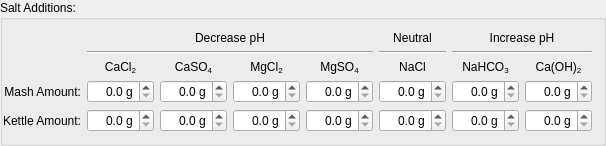
    <widget class="QGroupBox" name="group_salts">
     <property name="toolTip">
      <string>Enter amounts of salts (in grams) that you'll add to the Mash and to the Kettle.  There is no reason that they need to be the same or proportional.

Salts added to the mash will affect both pH and flavor (except NaCl, which only affects flavor).

Salts added to the kettle will affect flavor. </string>
     </property>
     <property name="title">
      <string>Salt Additions:</string>
     </property>
     <layout class="QGridLayout" name="gridLayout">
      <property name="leftMargin">
       <number>0</number>
      </property>
      <item row="0" column="5">
       <widget class="QLabel" name="lbl_neutral">
        <property name="text">
         <string>Neutral</string>
        </property>
        <property name="alignment">
         <set>Qt::AlignCenter</set>
        </property>
       </widget>
      </item>
      <item row="1" column="1" colspan="4">
       <widget class="Line" name="line_2">
        <property name="orientation">
         <enum>Qt::Horizontal</enum>
        </property>
       </widget>
      </item>
      <item row="1" column="5">
       <widget class="Line" name="line_7">
        <property name="orientation">
         <enum>Qt::Horizontal</enum>
        </property>
       </widget>
      </item>
      <item row="1" column="6" colspan="2">
       <widget class="Line" name="line_8">
        <property name="orientation">
         <enum>Qt::Horizontal</enum>
        </property>
       </widget>
      </item>
      <item row="2" column="1">
       <widget class="QLabel" name="lbl_cacl2">
        <property name="toolTip">
         <string>Calcium chloride</string>
        </property>
        <property name="text">
         <string>&lt;html&gt;&lt;head/&gt;&lt;body&gt;&lt;p&gt;CaCl&lt;span style=&quot; vertical-align:sub;&quot;&gt;2&lt;/span&gt;&lt;/p&gt;&lt;/body&gt;&lt;/html&gt;</string>
        </property>
        <property name="alignment">
         <set>Qt::AlignCenter</set>
        </property>
       </widget>
      </item>
      <item row="2" column="2">
       <widget class="QLabel" name="lbl_caso4">
        <property name="toolTip">
         <string>Calcium sulfate (Gypsum)</string>
        </property>
        <property name="text">
         <string>&lt;html&gt;&lt;head/&gt;&lt;body&gt;&lt;p&gt;CaSO&lt;span style=&quot; vertical-align:sub;&quot;&gt;4&lt;/span&gt;&lt;/p&gt;&lt;/body&gt;&lt;/html&gt;</string>
        </property>
        <property name="alignment">
         <set>Qt::AlignCenter</set>
        </property>
       </widget>
      </item>
      <item row="2" column="3">
       <widget class="QLabel" name="lbl_mgcl2">
        <property name="toolTip">
         <string>Magnesium chloride</string>
        </property>
        <property name="text">
         <string>&lt;html&gt;&lt;head/&gt;&lt;body&gt;&lt;p&gt;MgCl&lt;span style=&quot; vertical-align:sub;&quot;&gt;2&lt;/span&gt;&lt;/p&gt;&lt;/body&gt;&lt;/html&gt;</string>
        </property>
        <property name="alignment">
         <set>Qt::AlignCenter</set>
        </property>
       </widget>
      </item>
      <item row="2" column="4">
       <widget class="QLabel" name="lbl_mgso4">
        <property name="toolTip">
         <string>Magnesium sulfate (Epsom Salts)</string>
        </property>
        <property name="text">
         <string>&lt;html&gt;&lt;head/&gt;&lt;body&gt;&lt;p&gt;MgSO&lt;span style=&quot; vertical-align:sub;&quot;&gt;4&lt;/span&gt;&lt;/p&gt;&lt;/body&gt;&lt;/html&gt;</string>
        </property>
        <property name="alignment">
         <set>Qt::AlignCenter</set>
        </property>
       </widget>
      </item>
      <item row="2" column="5">
       <widget class="QLabel" name="lbl_nacl">
        <property name="toolTip">
         <string>Sodium chloride (Table Salt)</string>
        </property>
        <property name="text">
         <string>NaCl</string>
        </property>
        <property name="alignment">
         <set>Qt::AlignCenter</set>
        </property>
       </widget>
      </item>
      <item row="2" column="6">
       <widget class="QLabel" name="lbl_nahco3">
        <property name="toolTip">
         <string>Sodum Bicarbonate (Baking Soda)</string>
        </property>
        <property name="text">
         <string>&lt;html&gt;&lt;head/&gt;&lt;body&gt;&lt;p&gt;NaHCO&lt;span style=&quot; vertical-align:sub;&quot;&gt;3&lt;/span&gt;&lt;/p&gt;&lt;/body&gt;&lt;/html&gt;</string>
        </property>
        <property name="alignment">
         <set>Qt::AlignCenter</set>
        </property>
       </widget>
      </item>
      <item row="2" column="7">
       <widget class="QLabel" name="lbl_caoh2">
        <property name="toolTip">
         <string>Calcium hydroxide (Slaked Lime)</string>
        </property>
        <property name="text">
         <string>&lt;html&gt;&lt;head/&gt;&lt;body&gt;&lt;p&gt;Ca(OH)&lt;span style=&quot; vertical-align:sub;&quot;&gt;2&lt;/span&gt;&lt;/p&gt;&lt;/body&gt;&lt;/html&gt;</string>
        </property>
        <property name="alignment">
         <set>Qt::AlignCenter</set>
        </property>
       </widget>
      </item>
      <item row="3" column="0">
       <widget class="QLabel" name="lbl_mashSalts">
        <property name="text">
         <string>Mash Amount:</string>
        </property>
        <property name="alignment">
         <set>Qt::AlignRight|Qt::AlignTrailing|Qt::AlignVCenter</set>
        </property>
       </widget>
      </item>
      <item row="3" column="1">
       <widget class="QDoubleSpinBox" name="cacl2_mash">
        <property name="toolTip">
         <string>When adding to the mash to lower pH, consider the Chloride to Sulfate Ratio and its impact on flavor.  pH can also be lowered with CaSO4 (Gypsum), with a different flavor result, or with Acid additions, with little flavor impact.</string>
        </property>
        <property name="alignment">
         <set>Qt::AlignRight|Qt::AlignTrailing|Qt::AlignVCenter</set>
        </property>
        <property name="suffix">
         <string> g</string>
        </property>
        <property name="decimals">
         <number>1</number>
        </property>
       </widget>
      </item>
      <item row="3" column="2">
       <widget class="QDoubleSpinBox" name="caso4_mash">
        <property name="toolTip">
         <string>When adding to the mash to lower pH, consider the Chloride to Sulfate Ratio and its impact on flavor.  pH can also be lowered with CaCl2, with a different flavor result, or with Acid additions, with little flavor impact.</string>
        </property>
        <property name="alignment">
         <set>Qt::AlignRight|Qt::AlignTrailing|Qt::AlignVCenter</set>
        </property>
        <property name="suffix">
         <string> g</string>
        </property>
        <property name="decimals">
         <number>1</number>
        </property>
       </widget>
      </item>
      <item row="3" column="3">
       <widget class="QDoubleSpinBox" name="mgcl2_mash">
        <property name="toolTip">
         <string>Beer wort naturally contains more Magnesium than the yeast need. Consider using CaCl2, CaSO4, or Acids to lower mash pH instead.</string>
        </property>
        <property name="alignment">
         <set>Qt::AlignRight|Qt::AlignTrailing|Qt::AlignVCenter</set>
        </property>
        <property name="suffix">
         <string> g</string>
        </property>
        <property name="decimals">
         <number>1</number>
        </property>
       </widget>
      </item>
      <item row="3" column="4">
       <widget class="QDoubleSpinBox" name="mgso4_mash">
        <property name="toolTip">
         <string>Beer wort naturally contains more Magnesium than the yeast need. Consider using CaCl2, CaSO4, or Acids to lower mash pH instead.</string>
        </property>
        <property name="alignment">
         <set>Qt::AlignRight|Qt::AlignTrailing|Qt::AlignVCenter</set>
        </property>
        <property name="suffix">
         <string> g</string>
        </property>
        <property name="decimals">
         <number>1</number>
        </property>
       </widget>
      </item>
      <item row="3" column="5">
       <widget class="QDoubleSpinBox" name="nacl_mash">
        <property name="alignment">
         <set>Qt::AlignRight|Qt::AlignTrailing|Qt::AlignVCenter</set>
        </property>
        <property name="suffix">
         <string> g</string>
        </property>
        <property name="decimals">
         <number>1</number>
        </property>
       </widget>
      </item>
      <item row="3" column="6">
       <widget class="QDoubleSpinBox" name="nahco3_mash">
        <property name="alignment">
         <set>Qt::AlignRight|Qt::AlignTrailing|Qt::AlignVCenter</set>
        </property>
        <property name="suffix">
         <string> g</string>
        </property>
        <property name="decimals">
         <number>1</number>
        </property>
       </widget>
      </item>
      <item row="3" column="7">
       <widget class="QDoubleSpinBox" name="caoh2_mash">
        <property name="alignment">
         <set>Qt::AlignRight|Qt::AlignTrailing|Qt::AlignVCenter</set>
        </property>
        <property name="suffix">
         <string> g</string>
        </property>
        <property name="decimals">
         <number>1</number>
        </property>
       </widget>
      </item>
      <item row="4" column="0">
       <widget class="QLabel" name="lbl_kettleSalts">
        <property name="toolTip">
         <string>The words 'Sparge' and 'Kettle' are used interchangeably.  Sparge/Kettle salts should normally be added to the Kettle rather than to the sparge/mashout water.</string>
        </property>
        <property name="text">
         <string>Kettle Amount:</string>
        </property>
        <property name="alignment">
         <set>Qt::AlignRight|Qt::AlignTrailing|Qt::AlignVCenter</set>
        </property>
       </widget>
      </item>
      <item row="4" column="1">
       <widget class="QDoubleSpinBox" name="cacl2_kettle">
        <property name="alignment">
         <set>Qt::AlignRight|Qt::AlignTrailing|Qt::AlignVCenter</set>
        </property>
        <property name="suffix">
         <string> g</string>
        </property>
        <property name="decimals">
         <number>1</number>
        </property>
       </widget>
      </item>
      <item row="4" column="2">
       <widget class="QDoubleSpinBox" name="caso4_kettle">
        <property name="alignment">
         <set>Qt::AlignRight|Qt::AlignTrailing|Qt::AlignVCenter</set>
        </property>
        <property name="suffix">
         <string> g</string>
        </property>
        <property name="decimals">
         <number>1</number>
        </property>
       </widget>
      </item>
      <item row="4" column="3">
       <widget class="QDoubleSpinBox" name="mgcl2_kettle">
        <property name="alignment">
         <set>Qt::AlignRight|Qt::AlignTrailing|Qt::AlignVCenter</set>
        </property>
        <property name="suffix">
         <string> g</string>
        </property>
        <property name="decimals">
         <number>1</number>
        </property>
       </widget>
      </item>
      <item row="4" column="4">
       <widget class="QDoubleSpinBox" name="mgso4_kettle">
        <property name="alignment">
         <set>Qt::AlignRight|Qt::AlignTrailing|Qt::AlignVCenter</set>
        </property>
        <property name="suffix">
         <string> g</string>
        </property>
        <property name="decimals">
         <number>1</number>
        </property>
       </widget>
      </item>
      <item row="4" column="5">
       <widget class="QDoubleSpinBox" name="nacl_kettle">
        <property name="alignment">
         <set>Qt::AlignRight|Qt::AlignTrailing|Qt::AlignVCenter</set>
        </property>
        <property name="suffix">
         <string> g</string>
        </property>
        <property name="decimals">
         <number>1</number>
        </property>
       </widget>
      </item>
      <item row="4" column="6">
       <widget class="QDoubleSpinBox" name="nahco3_kettle">
        <property name="alignment">
         <set>Qt::AlignRight|Qt::AlignTrailing|Qt::AlignVCenter</set>
        </property>
        <property name="suffix">
         <string> g</string>
        </property>
        <property name="decimals">
         <number>1</number>
        </property>
       </widget>
      </item>
      <item row="4" column="7">
       <widget class="QDoubleSpinBox" name="caoh2_kettle">
        <property name="alignment">
         <set>Qt::AlignRight|Qt::AlignTrailing|Qt::AlignVCenter</set>
        </property>
        <property name="suffix">
         <string> g</string>
        </property>
        <property name="decimals">
         <number>1</number>
        </property>
       </widget>
      </item>
      <item row="0" column="1" colspan="4">
       <widget class="QLabel" name="lbl_decrease">
        <property name="text">
         <string>Decrease pH</string>
        </property>
        <property name="alignment">
         <set>Qt::AlignCenter</set>
        </property>
       </widget>
      </item>
      <item row="0" column="6" colspan="2">
       <widget class="QLabel" name="lbl_increase">
        <property name="text">
         <string>Increase pH</string>
        </property>
        <property name="alignment">
         <set>Qt::AlignCenter</set>
        </property>
       </widget>
      </item>
     </layout>
    </widget>
